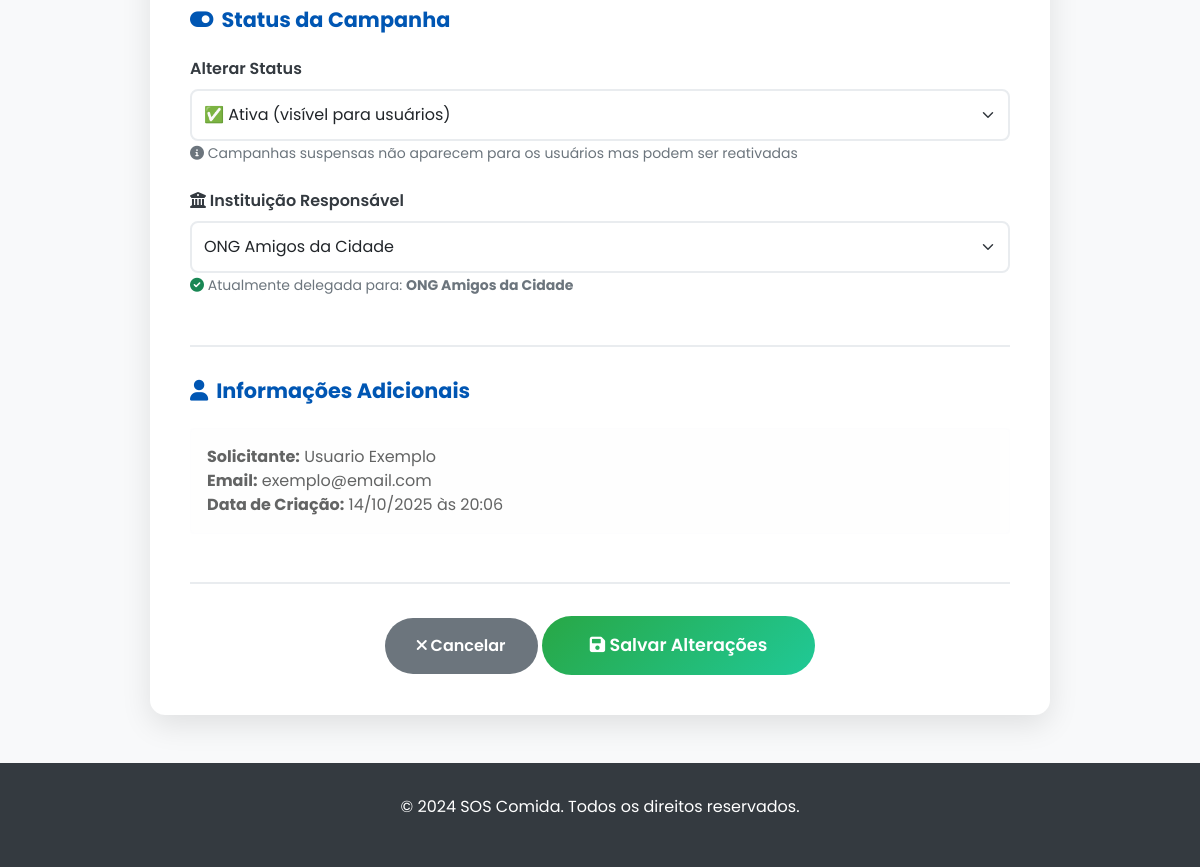
Page /moderacao/editar_campanha/4 (signed in, lower part) on the earlier database version.
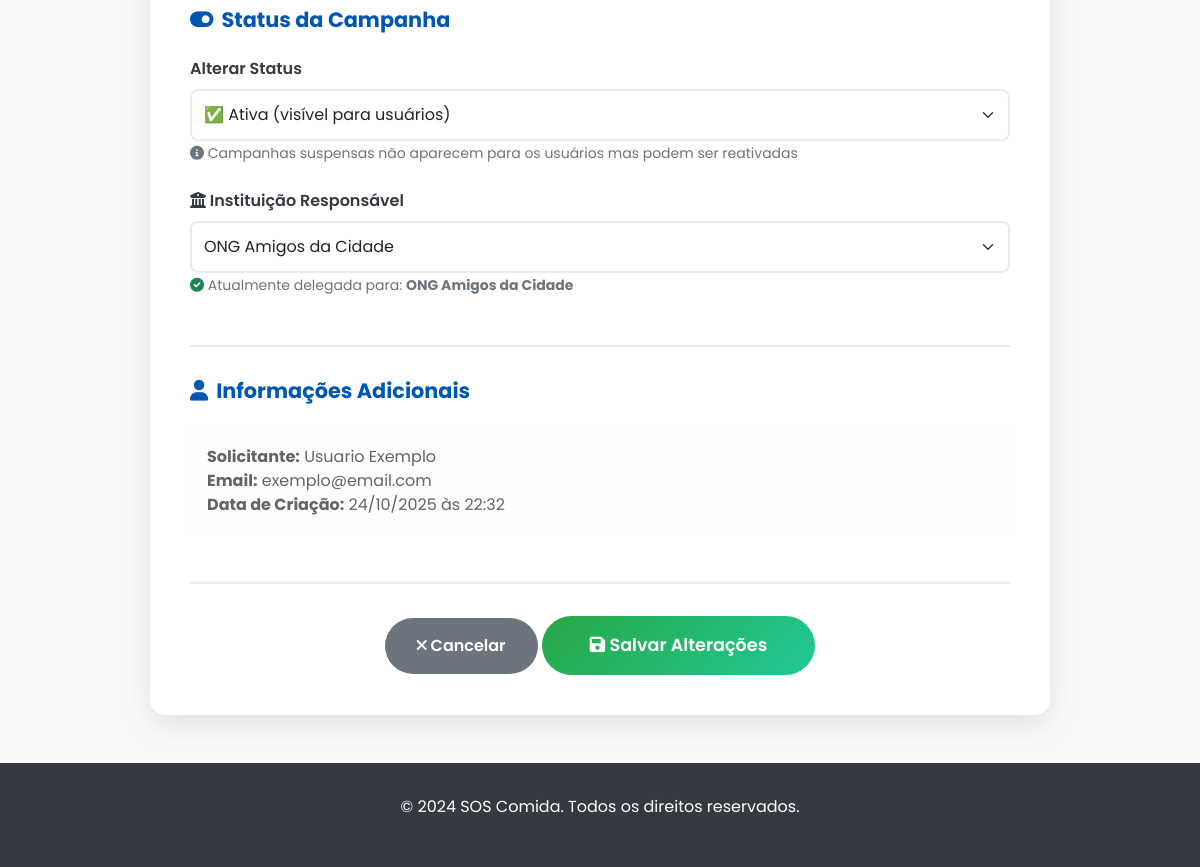
Same page on the later database version.
### models.py (models this page shows)
class Campanha(db.Model):
    __tablename__ = 'campanhas'
    id = db.Column(db.Integer, primary_key=True)
    titulo = db.Column(db.String(200), nullable=False)
    descricao = db.Column(db.Text, nullable=False)
    localizacao = db.Column(db.String(200), nullable=False)
    meta_voluntarios = db.Column(db.Integer, default=10)
    meta_doacoes = db.Column(db.Numeric(10, 2), default=1000.00)
    arrecadado = db.Column(db.Numeric(10, 2), default=0.00)
    imagem = db.Column(db.String(200), default='campanha1.jpg')
    status = db.Column(db.String(20), default='ativa')
    data_criacao = db.Column(db.DateTime, default=datetime.utcnow)
    data_fim = db.Column(db.DateTime)
    solicitante_id = db.Column(db.Integer, db.ForeignKey('usuarios.id'), nullable=True)
    solicitante = db.relationship('Usuario', foreign_keys=[solicitante_id], backref=db.backref('campanhas_solicitadas', lazy=True))
    instituicao_id = db.Column(db.Integer, db.ForeignKey('usuarios.id'), nullable=True)
    instituicao_delegada = db.relationship('Usuario', foreign_keys=[instituicao_id], backref=db.backref('campanhas_delegadas', lazy=True))

class Usuario(UserMixin, db.Model):
    __tablename__ = 'usuarios'
    id = db.Column(db.Integer, primary_key=True)
    nome = db.Column(db.String(100), nullable=False)
    email = db.Column(db.String(120), unique=True, nullable=False)
    senha = db.Column(db.String(255), nullable=False)
    tipo = db.Column(db.String(20), default='usuario')
    data_criacao = db.Column(db.DateTime, default=datetime.utcnow)
    last_seen = db.Column(db.DateTime, default=datetime.utcnow)
    cpf = db.Column(db.String(14))
    cidade = db.Column(db.String(100))
    endereco = db.Column(db.String(255))
    telefone = db.Column(db.String(20))
    bio = db.Column(db.Text)
    foto_perfil = db.Column(db.String(255))
    instituicao_nome = db.Column(db.String(200))
    instituicao_endereco = db.Column(db.String(255))
    instituicao_cep = db.Column(db.String(10))
    instituicao_tipo = db.Column(db.String(20))
    instituicao_cnpj = db.Column(db.String(18))
    status_aprovacao = db.Column(db.String(20), default='pendente')
    two_factor_secret = db.Column(db.String(32))
    two_factor_enabled = db.Column(db.Boolean, default=False)
    gov_br_id = db.Column(db.String(255), unique=True, nullable=True)
    gov_br_linked = db.Column(db.Boolean, default=False)
    gov_br_level = db.Column(db.String(20), nullable=True)
    status = db.Column(db.String(20), default='online', nullable=False)

### main.py (the view, shortened to what this page needs)
@app.route('/moderacao/editar_campanha/<int:campanha_id>', methods=['GET', 'POST'])
@login_required
def editar_campanha_moderacao(campanha_id):
    if current_user.tipo != 'moderador':
        flash('Acesso negado.', 'error')
        return redirect(url_for('home'))
    campanha = Campanha.query.get_or_404(campanha_id)
    instituicoes = Usuario.query.filter_by(tipo='instituicao', status_aprovacao='aprovada').all()
    return render_template('editar_campanha_moderacao.html',
                         campanha=campanha,
                         instituicoes=instituicoes,
                         usuario=current_user)

### main.py (called while the page is built)
@lm.user_loader
def user_loader(id):
    return Usuario.query.get(int(id))

### templates/editar_campanha_moderacao.html (shortened to what this page needs)
{% extends "base.html" %}
{% block content %}
<div class="container">
    <div class="form-container">
        <form method="POST" enctype="multipart/form-data" id="formEditarCampanha">
            <div class="form-section">
                <h3 class="form-section-title">
                    <i class="fas fa-toggle-on"></i> Status da Campanha
                </h3>
                <div class="mb-3">
                    <label class="form-label" for="status">Alterar Status</label>
                    <select id="status" name="status" class="form-select">
                        <option value="ativa" {% if campanha.status == 'ativa' %}selected{% endif %}>
                            ✅ Ativa (visível para usuários)
                        </option>
                    </select>
                    <small class="text-muted">
                        <i class="fas fa-info-circle"></i>
                        Campanhas suspensas não aparecem para os usuários mas podem ser reativadas
                    </small>
                </div>
                <div class="mb-3 mt-4">
                    <label class="form-label" for="instituicao_id">
                        <i class="fas fa-university"></i> Instituição Responsável
                    </label>
                    <select id="instituicao_id" name="instituicao_id" class="form-select">
                        {% for instituicao in instituicoes %}
                            <option value="{{ instituicao.id }}"
                                    {% if campanha.instituicao_id == instituicao.id %}selected{% endif %}>
                                {{ instituicao.instituicao_nome or instituicao.nome }}
                            </option>
                        {% endfor %}
                    </select>
                    <small class="text-muted">
                        {% if campanha.instituicao_delegada %}
                            <i class="fas fa-check-circle text-success"></i>
                            Atualmente delegada para: <strong>{{ campanha.instituicao_delegada.instituicao_nome }}</strong>
                        {% else %}
                            <i class="fas fa-exclamation-circle text-warning"></i>
                            Esta campanha ainda não foi delegada para nenhuma instituição
                        {% endif %}
                    </small>
                </div>
            </div>
            {% if campanha.solicitante %}
            <div class="form-section">
                <h3 class="form-section-title">
                    <i class="fas fa-user"></i> Informações Adicionais
                </h3>
                <div class="alert alert-light">
                    <strong>Solicitante:</strong> {{ campanha.solicitante.nome }}<br>
                    <strong>Email:</strong> {{ campanha.solicitante.email }}<br>
                    <strong>Data de Criação:</strong> {{ campanha.data_criacao.strftime('%d/%m/%Y às %H:%M') }}
                </div>
            </div>
            {% endif %}
            <div class="text-center" style="margin-top: 2rem;">
                <a href="{{ url_for('moderacao') }}" class="btn-cancelar">
                    <i class="fas fa-times"></i> Cancelar
                </a>
                <button type="submit" class="btn-salvar">
                    <i class="fas fa-save"></i> Salvar Alterações
                </button>
            </div>
        </form>
    </div>
</div>
{% endblock %}

Differences in the rows shown:
changed Campanha "✅ Ativa (visível para usuários)": data_criacao "14/10/2025 às 20:06" → "24/10/2025 às 22:32"
